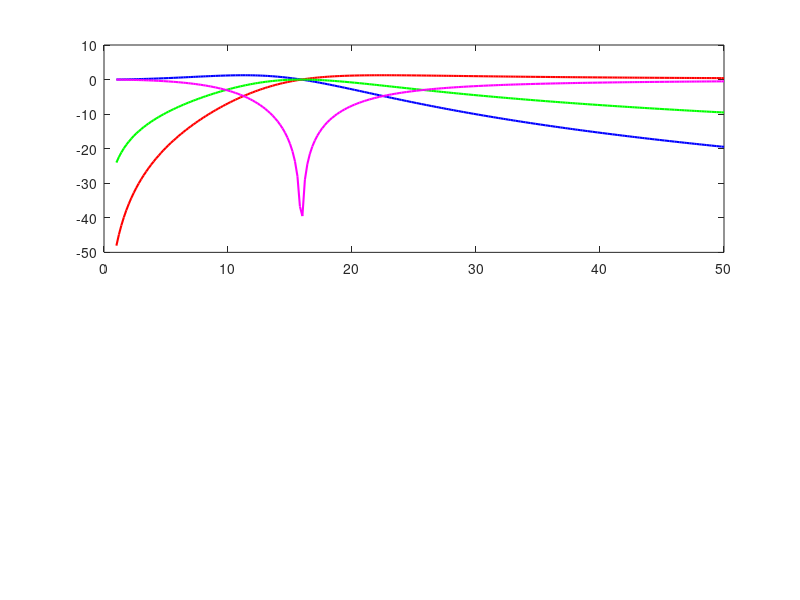

Source code (MATLAB): (Note: this script raises an error after producing the figure.)
%% RLC 滤波器频率响应仿真
% 低通、高通、带通、带阻 + 求导图像
clear; clc; close all;

%% 电路参数
R = 1000;          % 电阻 1kΩ   (范围 1k-10k, 取最小值以提高品质因数Q)
L = 10e-3;         % 电感 10mH  (范围 1mH-10mH, 取最大值以提高Q)
C = 10e-9;         % 电容 10nF  (范围 10nF-100nF, 取最小值以提高Q)
% 上述组合使 Q = (1/R)*sqrt(L/C) = 1.0, 谐振频率 f0 ≈ 15.9kHz,
% 既落在 1~50kHz 输入频率范围中心, 又能让四种滤波器曲线清晰可分。
Vpp = 2;           % 输入峰峰值 2V

%% 频率范围
f = 1000:200:50000;        % 1kHz ~ 50kHz, 步长200Hz
w = 2 * pi * f;            % 角频率
s = 1j * w;                % 拉普拉斯变量 s = jω

%% 谐振频率
f0 = 1 / (2 * pi * sqrt(L * C));
fprintf('谐振频率 f0 = %.2f kHz\n', f0 / 1000);
fprintf('R = %d Ω, L = %.1f mH, C = %.1f nF\n', R, L*1e3, C*1e9);

%% 传递函数 (串联RLC电路, 输出取自不同元件)
% 低通: H(s) = 1 / (LCs^2 + RCs + 1)    输出取自电容
% 高通: H(s) = LCs^2 / (LCs^2 + RCs + 1)  输出取自电感
% 带通: H(s) = RCs / (LCs^2 + RCs + 1)    输出取自电阻
% 带阻: H(s) = (LCs^2 + 1) / (LCs^2 + RCs + 1) 输出取自RL串联

H_low    = 1 ./ (L*C*s.^2 + R*C*s + 1);
H_high   = (L*C*s.^2) ./ (L*C*s.^2 + R*C*s + 1);
H_bandpass = (R*C*s) ./ (L*C*s.^2 + R*C*s + 1);
H_bandstop = (L*C*s.^2 + 1) ./ (L*C*s.^2 + R*C*s + 1);

%% 幅频特性 (dB)
mag_low    = 20 * log10(abs(H_low));
mag_high   = 20 * log10(abs(H_high));
mag_bp     = 20 * log10(abs(H_bandpass));
mag_bs     = 20 * log10(abs(H_bandstop));

%% 相频特性 (度)
phase_low    = angle(H_low) * 180 / pi;
phase_high   = angle(H_high) * 180 / pi;
phase_bp     = angle(H_bandpass) * 180 / pi;
phase_bs     = angle(H_bandstop) * 180 / pi;

%% 输出电压
Vout_low    = abs(H_low) * Vpp;
Vout_high   = abs(H_high) * Vpp;
Vout_bp     = abs(H_bandpass) * Vpp;
Vout_bs     = abs(H_bandstop) * Vpp;

%% ============ 图1: 四种滤波器幅频特性 ============
figure('Name', 'RLC滤波器幅频特性', 'Position', [50 50 900 700]);

subplot(2,1,1);
plot(f/1000, mag_low, 'b-', 'LineWidth', 1.5); hold on;
plot(f/1000, mag_high, 'r-', 'LineWidth', 1.5);
plot(f/1000, mag_bp, 'g-', 'LineWidth', 1.5);
plot(f/1000, mag_bs, 'm-', 'LineWidth', 1.5);
xline(f0/1000, 'k--', 'LineWidth', 1.2, 'Label', sprintf('f_0=%.1fkHz', f0/1000));
xlabel('频率 (kHz)');
ylabel('增益 (dB)');
title('四种滤波器 幅频特性');
legend('低通', '高通', '带通', '带阻', '谐振频率', 'Location', 'best');
grid on; xlim([1 50]); ylim([-40 5]);

subplot(2,1,2);
plot(f/1000, Vout_low, 'b-', 'LineWidth', 1.5); hold on;
plot(f/1000, Vout_high, 'r-', 'LineWidth', 1.5);
plot(f/1000, Vout_bp, 'g-', 'LineWidth', 1.5);
plot(f/1000, Vout_bs, 'm-', 'LineWidth', 1.5);
xline(f0/1000, 'k--', 'LineWidth', 1.2);
xlabel('频率 (kHz)');
ylabel('输出电压 Vpp (V)');
title('四种滤波器 输出电压 vs 频率');
legend('低通', '高通', '带通', '带阻', '谐振频率', 'Location', 'best');
grid on; xlim([1 50]);

%% ============ 图2: 相频特性 ============
figure('Name', 'RLC滤波器相频特性', 'Position', [100 100 900 500]);

plot(f/1000, phase_low, 'b-', 'LineWidth', 1.5); hold on;
plot(f/1000, phase_high, 'r-', 'LineWidth', 1.5);
plot(f/1000, phase_bp, 'g-', 'LineWidth', 1.5);
plot(f/1000, phase_bs, 'm-', 'LineWidth', 1.5);
xline(f0/1000, 'k--', 'LineWidth', 1.2);
xlabel('频率 (kHz)');
ylabel('相位 (度)');
title('四种滤波器 相频特性');
legend('低通', '高通', '带通', '带阻', '谐振频率', 'Location', 'best');
grid on; xlim([1 50]);

%% ============ 图3: 求导图像 (dVout/df) ============
df = f(2) - f(1);  % 频率步长

dVout_low   = diff(Vout_low) / df;
dVout_high  = diff(Vout_high) / df;
dVout_bp    = diff(Vout_bp) / df;
dVout_bs    = diff(Vout_bs) / df;

% 求导对应的频率点
f_diff = f(1:end-1) + df/2;

figure('Name', '输出电压对频率求导', 'Position', [150 150 900 700]);

subplot(2,2,1);
plot(f_diff/1000, dVout_low, 'b-', 'LineWidth', 1.5);
xline(f0/1000, 'r--', 'LineWidth', 1.2);
xlabel('频率 (kHz)');
ylabel('dV_{out}/df (V/kHz)');
title('低通 求导');
grid on; xlim([1 50]);

subplot(2,2,2);
plot(f_diff/1000, dVout_high, 'r-', 'LineWidth', 1.5);
xline(f0/1000, 'b--', 'LineWidth', 1.2);
xlabel('频率 (kHz)');
ylabel('dV_{out}/df (V/kHz)');
title('高通 求导');
grid on; xlim([1 50]);

subplot(2,2,3);
plot(f_diff/1000, dVout_bp, 'g-', 'LineWidth', 1.5);
xline(f0/1000, 'r--', 'LineWidth', 1.2);
xlabel('频率 (kHz)');
ylabel('dV_{out}/df (V/kHz)');
title('带通 求导');
grid on; xlim([1 50]);

subplot(2,2,4);
plot(f_diff/1000, dVout_bs, 'm-', 'LineWidth', 1.5);
xline(f0/1000, 'r--', 'LineWidth', 1.2);
xlabel('频率 (kHz)');
ylabel('dV_{out}/df (V/kHz)');
title('带阻 求导');
grid on; xlim([1 50]);

%% ============ 图4: 求导图像汇总对比 ============
figure('Name', '求导图像汇总', 'Position', [200 200 900 500]);

plot(f_diff/1000, dVout_low, 'b-', 'LineWidth', 1.5); hold on;
plot(f_diff/1000, dVout_high, 'r-', 'LineWidth', 1.5);
plot(f_diff/1000, dVout_bp, 'g-', 'LineWidth', 1.5);
plot(f_diff/1000, dVout_bs, 'm-', 'LineWidth', 1.5);
xline(f0/1000, 'k--', 'LineWidth', 1.2);
xlabel('频率 (kHz)');
ylabel('dV_{out}/df (V/kHz)');
title('四种滤波器 输出电压对频率求导 对比');
legend('低通导数', '高通导数', '带通导数', '带阻导数', '谐振频率', 'Location', 'best');
grid on; xlim([1 50]);

%% ============ 图5: 二阶求导 ============
d2Vout_low   = diff(dVout_low) / df;
d2Vout_high  = diff(dVout_high) / df;
d2Vout_bp    = diff(dVout_bp) / df;
d2Vout_bs    = diff(dVout_bs) / df;
f_diff2 = f_diff(1:end-1) + df/2;

figure('Name', '二阶求导', 'Position', [250 250 900 500]);

plot(f_diff2/1000, d2Vout_low, 'b-', 'LineWidth', 1.5); hold on;
plot(f_diff2/1000, d2Vout_high, 'r-', 'LineWidth', 1.5);
plot(f_diff2/1000, d2Vout_bp, 'g-', 'LineWidth', 1.5);
plot(f_diff2/1000, d2Vout_bs, 'm-', 'LineWidth', 1.5);
xline(f0/1000, 'k--', 'LineWidth', 1.2);
xlabel('频率 (kHz)');
ylabel('d^2V_{out}/df^2');
title('四种滤波器 二阶求导');
legend('低通二阶导', '高通二阶导', '带通二阶导', '带阻二阶导', '谐振频率', 'Location', 'best');
grid on; xlim([1 50]);

%% ============ 打印关键数据 ============
fprintf('\n===== 关键频率点电压 (Vpp) =====\n');
[~, idx1k] = min(abs(f - 1000));
[~, idx10k] = min(abs(f - 10000));
[~, idx_f0] = min(abs(f - f0));
[~, idx30k] = min(abs(f - 30000));
[~, idx50k] = min(abs(f - 50000));

freq_points = [1000, 10000, round(f0), 30000, 50000];
idx_points = [idx1k, idx10k, idx_f0, idx30k, idx50k];

fprintf('%-10s %-10s %-10s %-10s %-10s\n', '频率', '低通', '高通', '带通', '带阻');
for k = 1:length(freq_points)
    fprintf('%-10.0f %-10.3f %-10.3f %-10.3f %-10.3f\n', ...
        freq_points(k), Vout_low(idx_points(k)), Vout_high(idx_points(k)), ...
        Vout_bp(idx_points(k)), Vout_bs(idx_points(k)));
end

fprintf('\n===== 电路参数 =====\n');
fprintf('R = %d Ω, L = %.1f mH, C = %.1f nF\n', R, L*1e3, C*1e9);
fprintf('谐振频率 f0 = %.2f kHz\n', f0/1000);
fprintf('品质因数 Q = %.2f\n', (1/R)*sqrt(L/C));
fprintf('带宽 BW = %.2f kHz\n', f0/((1/R)*sqrt(L/C))/1000);
